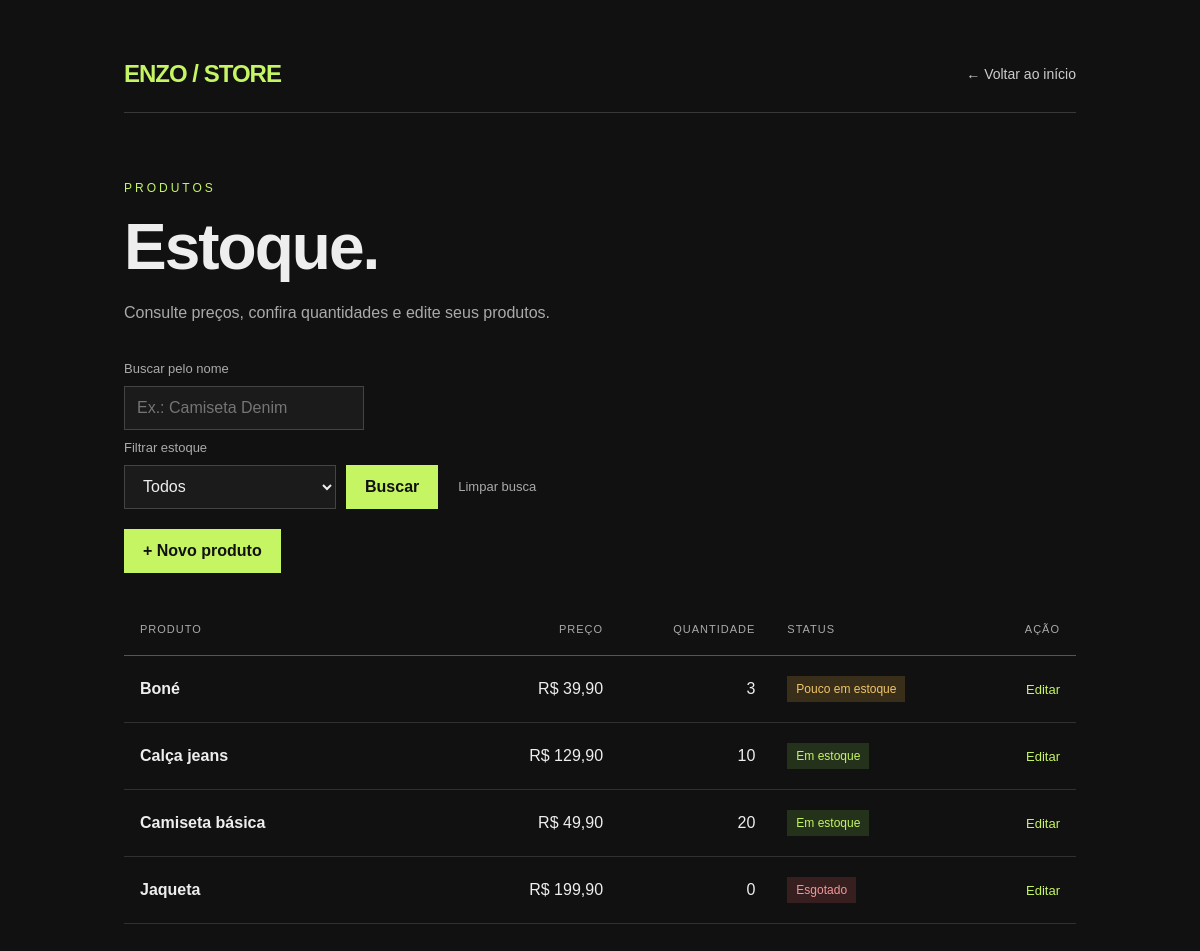
/estoque.php (signed in), run on the app's committed database.
### tables this page shows
CREATE TABLE produtos (
 id INT AUTO_INCREMENT PRIMARY KEY,
 nome VARCHAR(100) NOT NULL,
 preco DECIMAL(10,2) NOT NULL,
 quantidade INT NOT NULL
);

### estoque.php (the view, shortened to what this page needs)
<?php
$busca = trim($_GET["busca"] ?? "");
$termo = "%" . $busca . "%";
$filtro = $_GET["estoque"] ?? "";
$sql = "SELECT * FROM produtos WHERE nome LIKE ?";
$sql .= " ORDER BY nome";
$comando = mysqli_prepare($conexao, $sql);
mysqli_stmt_bind_param($comando, "s", $termo);
mysqli_stmt_execute($comando);
$resultado = mysqli_stmt_get_result($comando);
?>
<!DOCTYPE html>
<html lang="pt-br">
<head>
    <link rel="stylesheet" href="estilo.css">
</head>
<body>
    <div class="container">
        <header class="topo">
            <a href="index.php" class="marca">ENZO / STORE</a>
            <a href="index.php" class="voltar">← Voltar ao início</a>
        </header>
        <main>
            <div class="introducao">
                <span class="etiqueta">Produtos</span>
                <h1>Estoque.</h1>
                <p class="descricao">
                    Consulte preços, confira quantidades e edite seus produtos.
                </p>
            </div>
            <div class="acoes-estoque">
                <form action="estoque.php" method="GET" class="busca">
                    <label for="busca">Buscar pelo nome</label>
                    <input
                        type="text"
                        id="busca"
                        name="busca"
                        placeholder="Ex.: Camiseta Denim"
                        value="<?php echo htmlspecialchars($busca, ENT_QUOTES, 'UTF-8'); ?>"
                    >
                    <label for="filtro-estoque">Filtrar estoque</label>
<select name="estoque" id="filtro-estoque">
    <option value="" <?php if ($filtro === "") echo "selected"; ?>>
        Todos
    </option>
</select>
                    <button type="submit" class="botao">Buscar</button>
                    <a href="estoque.php" class="link-discreto">
                        Limpar busca
                    </a>
                </form>
                <a href="cadProduto01.php" class="botao">
                    + Novo produto
                </a>
            </div>
            <?php if (mysqli_num_rows($resultado) == 0) { ?>
                <p class="vazio">Nenhum produto encontrado.</p>
            <?php } else { ?>
                <div class="tabela-container">
                    <table class="tabela tabela-estoque">
                        <thead>
                            <tr>
                                <th scope="col">Produto</th>
                                <th scope="col" class="numero">Preço</th>
                                <th scope="col" class="numero">Quantidade</th>
                                <th scope="col">Status</th>
                                <th scope="col">Ação</th>
                            </tr>
                        </thead>
                        <tbody>
                            <?php while ($produto = mysqli_fetch_assoc($resultado)) { ?>
                                <tr>
                                    <td>
                                        <?php
                                        echo htmlspecialchars(
                                            $produto["nome"],
                                            ENT_QUOTES,
                                            "UTF-8"
                                        );
                                        ?>
                                    </td>
                                    <td class="numero">
                                        R$ <?php echo number_format($produto["preco"], 2, ",", "."); ?>
                                    </td>
                                    <td class="numero">
                                        <?php echo (int) $produto["quantidade"]; ?>
                                    </td>
                                    <td>
                                        <?php if ($produto["quantidade"] > 5) { ?>
                                            <span class="status disponivel">
                                                Em estoque
                                            </span>
                                        <?php } elseif ($produto["quantidade"] >= 1) { ?>
                                            <span class="status baixo">
                                                Pouco em estoque
                                            </span>
                                        <?php } else { ?>
                                            <span class="status esgotado">
                                                Esgotado
                                            </span>
                                        <?php } ?>
                                    </td>
                                    <td>
                                        <a
                                            href="editarProduto01.php?id=<?php echo (int) $produto["id"]; ?>"
                                            class="editar"
                                        >
                                            Editar
                                        </a>
                                    </td>
                                </tr>
                            <?php } ?>
                        </tbody>
                    </table>
                </div>
            <?php } ?>
        </main>
    </div>
</body>
</html>

### estilo.css (style rules this page uses)
* { box-sizing: border-box; }
body { margin: 0; background: #111111; color: #eeeeee; font-family: Arial, sans-serif; }
.container { max-width: 1000px; margin: 0 auto; padding: 60px 24px; }
.topo { display: flex; justify-content: space-between; align-items: center; gap: 20px; padding-bottom: 24px; border-bottom: 1px solid #383838; }
.marca { color: #c5f563; font-size: 24px; font-weight: bold; letter-spacing: -1px; text-decoration: none; }
.introducao { margin: 65px 0 35px; }
.etiqueta { color: #c5f563; font-size: 12px; letter-spacing: 3px; text-transform: uppercase; }
h1 { margin: 14px 0; font-size: clamp(38px, 7vw, 64px); letter-spacing: -2px; }
.descricao { color: #aaaaaa; line-height: 1.6; }
.voltar { color: #cccccc; font-size: 14px; text-decoration: none; }
.acoes-estoque { display: flex; justify-content: space-between; align-items: center; flex-wrap: wrap; gap: 20px; margin-bottom: 30px; }
.busca { display: flex; align-items: center; flex-wrap: wrap; gap: 10px; }
.busca label { width: 100%; color: #aaaaaa; font-size: 13px; }
.busca input { width: 240px; max-width: 100%; padding: 12px; border: 1px solid #444444; border-radius: 0; background: #1b1b1b; color: #eeeeee; font: inherit; }
.botao { display: inline-block; padding: 12px 18px; border: 1px solid #c5f563; background: #c5f563; color: #111111; font: inherit; font-weight: bold; text-decoration: none; cursor: pointer; }
.link-discreto { padding: 10px; color: #aaaaaa; font-size: 13px; text-decoration: none; }
.tabela-container { overflow-x: auto; }
.tabela { width: 100%; border-collapse: collapse; text-align: left; }
.tabela th { padding: 16px; border-bottom: 1px solid #555555; color: #aaaaaa; font-size: 11px; font-weight: normal; letter-spacing: 1px; text-transform: uppercase; }
.tabela td { padding: 22px 16px; border-bottom: 1px solid #303030; }
.tabela .numero { text-align: right; white-space: nowrap; }
.status { display: inline-block; padding: 6px 9px; font-size: 12px; white-space: nowrap; }
.disponivel { background: #25321b; color: #c5f563; }
.baixo { background: #382e19; color: #f0c66b; }
.esgotado { background: #381f1f; color: #f19898; }
.editar { color: #c5f563; font-size: 13px; text-decoration: none; }
.tabela-estoque { min-width: 740px; table-layout: fixed; }
.tabela-estoque th:nth-child(1) { width: 34%; }
.tabela-estoque th:nth-child(2) { width: 18%; }
.tabela-estoque th:nth-child(3) { width: 16%; }
.tabela-estoque th:nth-child(4) { width: 22%; }
.tabela-estoque th:nth-child(5) { width: 10%; }
.tabela-estoque th, .tabela-estoque td { padding: 20px 16px; }
.tabela-estoque td:first-child { font-weight: bold; overflow-wrap: anywhere; }
.tabela-estoque th:last-child, .tabela-estoque td:last-child { text-align: right; }
.busca select { max-width: 100%; min-height: 44px; padding: 10px 14px; border: 1px solid #444444; border-radius: 0; background: #1b1b1b; color: #eeeeee; font: inherit; }

### data on the page
produtos: nome "Boné", preco "39,90", quantidade "3", shows "Pouco em estoque"
produtos: nome "Calça jeans", preco "129,90", quantidade "10", shows "Em estoque"
produtos: nome "Camiseta básica", preco "49,90", quantidade "20", shows "Em estoque"
produtos: nome "Jaqueta", preco "199,90", quantidade "0", shows "Esgotado"
